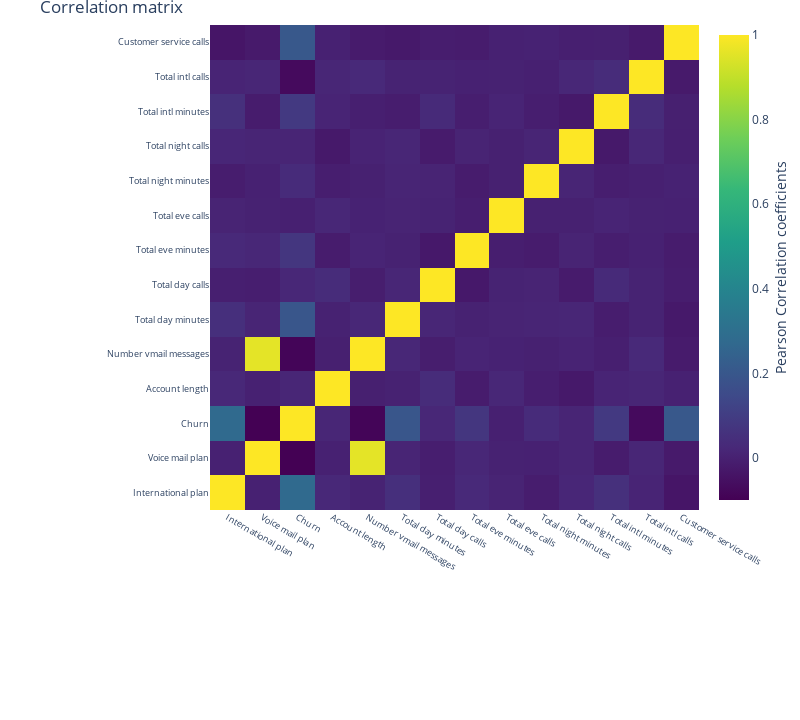

Source (notebook cell):
### Code cell
#correlation
correlation = telcom.corr()
#tick labels
matrix_cols = correlation.columns.tolist()
#convert to array
corr_array = np.array(correlation)

#Plotting
trace = go.Heatmap(z = corr_array,
                   x = matrix_cols,
                   y = matrix_cols,
                   colorscale = "Viridis",
                   colorbar = dict(title = "Pearson Correlation coefficients", titleside = "right"),
                  )
layout = go.Layout(dict(title = "Correlation matrix",
                        autosize = False,
                        height = 720,
                        width = 800,
                        margin = dict(r = 0, l = 210, t = 25, b = 210),
                        yaxis = dict(tickfont = dict(size = 9)),
                        xaxis = dict(tickfont = dict(size = 9))
                       )
                  )
data = [trace]
fig = go.Figure(data=data, layout=layout)
py.iplot(fig)

### Figure 1 — Plotly figure (JSON) as saved in the notebook; plotly's stock layout.template omitted (floating-point values rounded to 4 significant figures; data arrays with more than 128 entries replaced by an {"elided": "..."} marker saying what was removed)
{"data": [{"colorbar": {"title": {"side": "right", "text": "Pearson Correlation coefficients"}}, "colorscale": [[0, "#440154"], [0.1111, "#482878"], [0.2222, "#3e4989"], [0.3333, "#31688e"], [0.4444, "#26828e"], [0.5556, "#1f9e89"], [0.6667, "#35b779"], [0.7778, "#6ece58"], [0.8889, "#b5de2b"], [1, "#fde725"]], "type": "heatmap", "x": ["International plan", "Voice mail plan", "Churn", "Account length", "Number vmail messages", "Total day minutes", "Total day calls", "Total eve minutes", "Total eve calls", "Total night minutes", "Total night calls", "Total intl minutes", "Total intl calls", "Customer service calls"], "y": ["International plan", "Voice mail plan", "Churn", "Account length", "Number vmail messages", "Total day minutes", "Total day calls", "Total eve minutes", "Total eve calls", "Total night minutes", "Total night calls", "Total intl minutes", "Total intl calls", "Customer service calls"], "z": {"elided": "14x14 float values"}}], "layout": {"autosize": false, "height": 720, "margin": {"b": 210, "l": 210, "r": 0, "t": 25}, "title": {"text": "Correlation matrix"}, "width": 800, "xaxis": {"tickfont": {"size": 9}}, "yaxis": {"tickfont": {"size": 9}}}}
